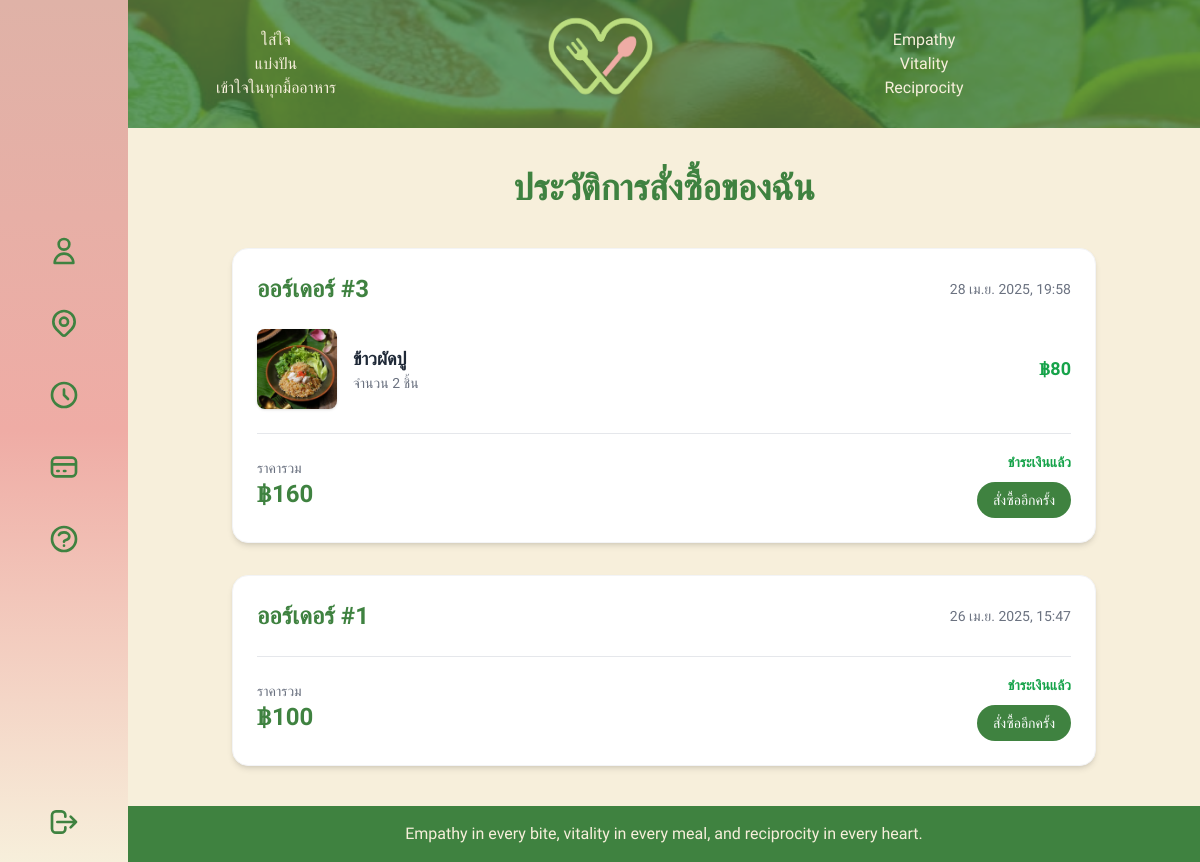
The page /order-history/ (signed in) on the database as committed earlier.
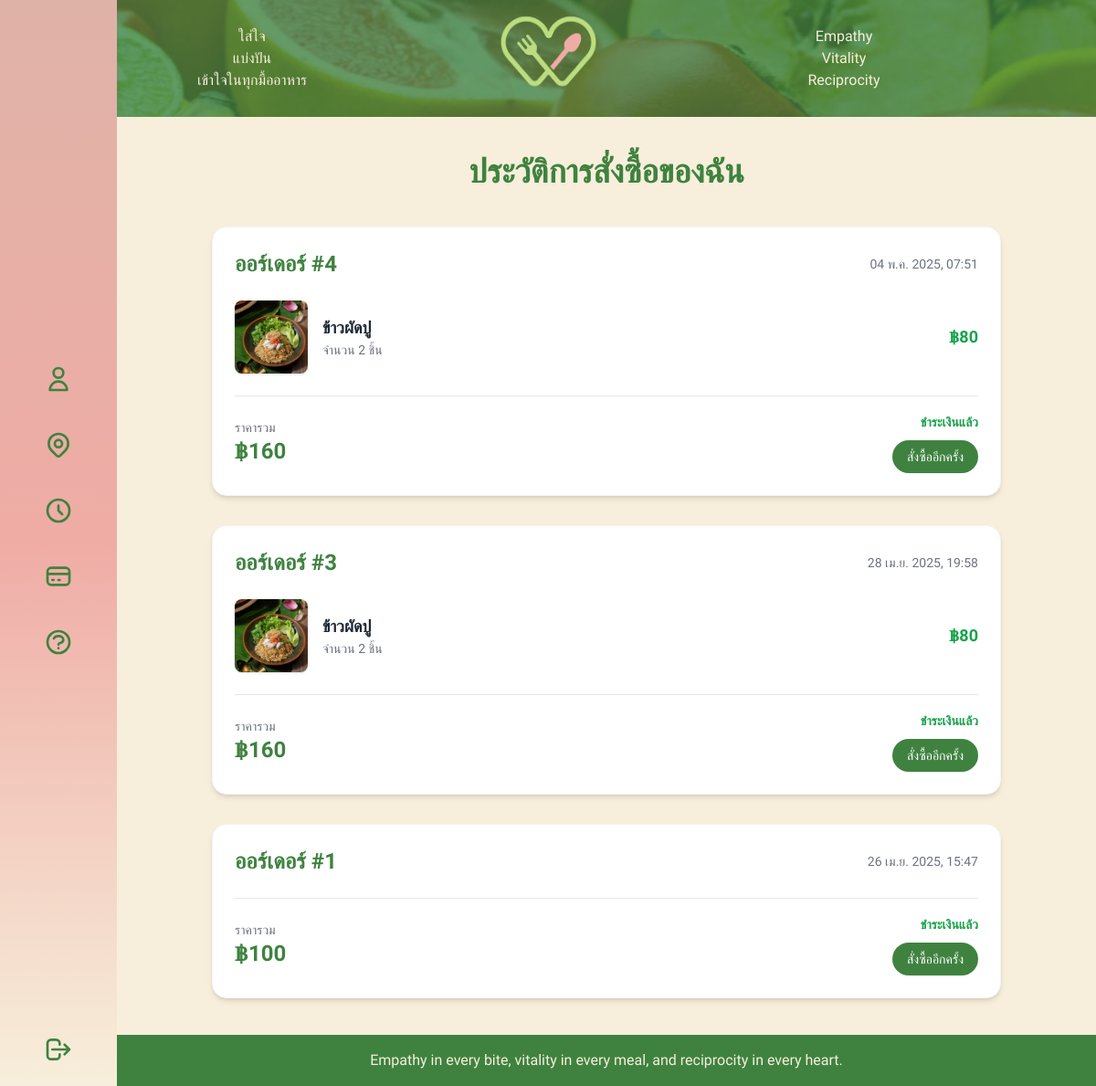
The same page on the database as committed later.
### myapp/models.py (models this page shows, shortened)
class Order(models.Model):
    user         = models.ForeignKey(User, on_delete=models.CASCADE, related_name='orders')
    address      = models.ForeignKey(Address, on_delete=models.SET_NULL, null=True, related_name='orders')
    total_price  = models.DecimalField("ราคารวม", max_digits=10, decimal_places=2)
    placed_at    = models.DateTimeField("สั่งเมื่อ", default=timezone.now)
    is_paid      = models.BooleanField("ชำระเงินแล้ว", default=False)
    wants_spoon  = models.BooleanField("ต้องการช้อนส้อม", default=False)
    wants_sauce  = models.BooleanField("ต้องการซอสหรือเครื่องปรุง", default=False)
    class Meta:
        verbose_name = "ออร์เดอร์"
        verbose_name_plural = "ออร์เดอร์"

class OrderItem(models.Model):
    order         = models.ForeignKey(Order, on_delete=models.CASCADE, related_name='items')
    menu          = models.ForeignKey(Menu, on_delete=models.SET_NULL, null=True)
    quantity      = models.PositiveIntegerField("จำนวน", default=1)
    price_at_time = models.DecimalField("ราคาต่อหน่วย", max_digits=8, decimal_places=2)
    class Meta:
        verbose_name        = "สินค้าภายในออร์เดอร์"
        verbose_name_plural = "สินค้าภายในออร์เดอร์"

class Menu(models.Model):
    restaurant      = models.ForeignKey(
        'Restaurant',
        on_delete=models.CASCADE,
        related_name='menus',
        verbose_name='ร้านอาหาร'
    )
    title           = models.CharField("ชื่อเมนู", max_length=100)
    image           = models.ImageField("รูปเมนู", upload_to='menus/', blank=True)
    description     = models.TextField("คำอธิบายสั้น", blank=True)
    details         = models.TextField("รายละเอียดเพิ่มเติม", blank=True)
    price           = models.DecimalField("ราคาปกติ", max_digits=8, decimal_places=2)
    discount_price = models.DecimalField(
    "ราคาหลังลด", max_digits=8, decimal_places=2,
    default=0.0,
    help_text="ถ้าไม่ลด ก็ใส่เท่ากับราคาปกติ"
    )
    start_time      = models.TimeField(
        "เวลาเริ่มขาย", default=timezone.now,
        help_text="เช่น 10:00:00"
    )
    end_time        = models.TimeField(
        "เวลาปิดขาย", default=timezone.now,
        help_text="เช่น 22:00:00"
    )
    favorites       = models.ManyToManyField(
        settings.AUTH_USER_MODEL,
        blank=True,
        related_name='favorite_menus',
        verbose_name="ผู้ที่ชื่นชอบ"
    )
    class Meta:
        verbose_name        = "เมนู"
        verbose_name_plural = "เมนู"
    @property
    def sold_count(self):
        """
        สมมติว่าคุณมี OrderItem model ที่มี
        ForeignKey ไปที่ Menu และ field ชื่อ 'quantity'
        """
        result = self.orderitem_set.aggregate(total=Sum('quantity'))['total']
        return result or 0
    sold_count.fget.short_description = "ขายแล้ว"

### myapp/views.py (the view)
# urls.py: path('order-history/', views.order_history, name='order_history'),
@login_required
def order_history(request):
    orders = request.user.orders.all().order_by('-placed_at')  # เรียงล่าสุดก่อน
    return render(request, 'order_history.html', {'orders': orders})

### myapp/templatetags/currency_filters.py (called while the page is built)
@register.filter
def currency(value, symbol='฿'):
    try:
        val = float(value)
    except (TypeError, ValueError):
        return value
    formatted = f"{val:,.0f}"
    return f"{symbol}{formatted}"

### myapp/templates/order_history.html (shortened to what this page needs)
{% extends "base.html" %}
{% load static %}
{% load currency_filters %}
{% block content %}
<div class="container mx-auto px-4 py-10 max-w-4xl">
  <h1 class="text-4xl font-bold text-[#3F8240] mb-10 text-center">ประวัติการสั่งซื้อของฉัน</h1>
  {% if orders %}
    <div class="space-y-8">
      {% for order in orders %}
        <div class="bg-white rounded-2xl shadow-md hover:shadow-xl transition-all p-6 border border-gray-100">
          <div class="flex justify-between items-center mb-6">
            <h2 class="text-2xl font-bold text-[#3F8240]">
              ออร์เดอร์ #{{ order.id }}
            </h2>
            <span class="text-sm text-gray-500">
              {{ order.placed_at|date:"d M Y, H:i" }}
            </span>
          </div>
          <div class="space-y-4">
            {% for item in order.items.all %}
              <div class="flex items-center space-x-4">
                {% if item.menu.image %}
                  <img src="{{ item.menu.image.url }}" alt="{{ item.menu.title }}" class="w-20 h-20 rounded-lg object-cover shadow">
                {% else %}
                  <div class="w-20 h-20 rounded-lg bg-gray-200 flex items-center justify-center text-gray-500">
                    No Image
                  </div>
                {% endif %}
                <div class="flex-1">
                  <p class="text-lg text-gray-800 font-semibold">{{ item.menu.title }}</p>
                  <p class="text-sm text-gray-500">จำนวน {{ item.quantity }} ชิ้น</p>
                </div>
                <div class="text-green-600 font-bold whitespace-nowrap text-lg">
                  {{ item.price_at_time|currency:"฿" }}
                </div>
              </div>
            {% endfor %}
          </div>
          <div class="border-t border-gray-200 mt-6 pt-4">
            <div class="flex justify-between items-center">
              <div>
                <p class="text-gray-500 text-sm">ราคารวม</p>
                <p class="text-2xl font-bold text-[#3F8240]">{{ order.total_price|currency:"฿" }}</p>
              </div>
              <div class="text-right">
                {% if order.is_paid %}
                  <span class="inline-block text-green-600 text-sm font-semibold">ชำระเงินแล้ว</span>
                {% else %}
                  <span class="inline-block text-red-500 text-sm font-semibold">ยังไม่ได้ชำระ</span>
                {% endif %}
                <a href="{% url 'checkout_again' order.id %}" class="mt-2 block bg-[#3F8240] hover:bg-[#2a5a2b] text-white font-medium py-2 px-4 rounded-full text-sm">
                  สั่งซื้ออีกครั้ง
                </a>
              </div>
            </div>
          </div>
        </div>
      {% endfor %}
    </div>
  {% endif %}
</div>
{% endblock %}

### myapp/templates/base.html (shortened to what this page needs)
{% load static %}
<!DOCTYPE html>
<html lang="th">
<head>
  <script src="https://cdn.tailwindcss.com"></script>
</head>
<body class="bg-[#F7EFDB] text-[#3F8240]">
  <div class="flex flex-col min-h-screen">
    <aside class="w-32 sidebar-gradient fixed top-0 left-0 h-screen flex flex-col items-center py-6 z-20">
      <div class="flex flex-col items-center justify-center flex-1">
        <a href="{% url 'profile' %}" class="mb-10">
          <svg xmlns="http://www.w3.org/2000/svg" class="w-8 h-8 text-[#3f8240] hover:text-[#2A5A2B]" fill="none" viewBox="0 0 24 24" stroke="currentColor">
            <path stroke-linecap="round" stroke-linejoin="round" stroke-width="2" d="M16 7a4 4 0 11-8 0 4 4 0 018 0zM12 14a7 7 0 00-7 7h14a7 7 0 00-7-7z"/>
          </svg>
        </a>
        <a href="{% url 'address_list' %}" class="mb-10">
        </a>
        <a href="{% url 'order_history' %}" class="mb-10">
          <svg xmlns="http://www.w3.org/2000/svg" class="w-8 h-8 text-[#3f8240] hover:text-[#2A5A2B]" fill="none" viewBox="0 0 24 24" stroke="currentColor">
            <path stroke-linecap="round" stroke-linejoin="round" stroke-width="2" d="M12 8v4l3 3m6-3a9 9 0 11-18 0 9 9 0 0118 0z"/>
          </svg>
        </a>
        <a href="{% url 'payment_methods' %}" class="mb-10">
          <svg xmlns="http://www.w3.org/2000/svg" class="w-8 h-8 text-[#3f8240] hover:text-[#2A5A2B]" fill="none" viewBox="0 0 24 24" stroke="currentColor">
            <path stroke-linecap="round" stroke-linejoin="round" stroke-width="2" d="M3 10h18M7 15h1m4 0h1m-7 4h12a3 3 0 003-3V8a3 3 0 00-3-3H6a3 3 0 00-3 3v8a3 3 0 003 3z"/>
          </svg>
        </a>
        <a href="{% url 'help_center' %}" class="mb-10">
        </a>
      </div>
      <a href="{% url 'logout' %}">
        <svg xmlns="http://www.w3.org/2000/svg" class="w-8 h-8 text-[#3f8240] hover:text-[#2A5A2B]" fill="none" viewBox="0 0 24 24" stroke="currentColor">
          <path stroke-linecap="round" stroke-linejoin="round" stroke-width="2" d="M17 16l4-4m0 0l-4-4m4 4H7m6 4v1a3 3 0 01-3 3H6a3 3 0 01-3-3V7a3 3 0 013-3h4a3 3 0 013 3v1"/>
        </svg>
      </a>
    </aside>
    <div class="flex flex-col min-h-screen pl-32">
      <section class="relative top-banner-gradient h-32 flex items-center px-4 rounded-bl-lg ml-[-128px]">
        <div class="relative z-10 flex items-center w-full">
          <div class="flex-1 text-center text-[#f7efdb]">
            <p>ใส่ใจ</p><p>แบ่งปัน</p><p>เข้าใจในทุกมื้ออาหาร</p>
          </div>
          <div class="flex-2 flex justify-center">
            <a href="{% url 'home' %}">
              <img src="{% static 'images/imsuk.logo.png' %}" alt="โลโก้ IMSUK" class="mx-auto w-32 h-32 mb-4 animate-pulse">
            </a>
          </div>
          <div class="flex-1 text-center text-[#f7efdb]">
            <p>Empathy</p><p>Vitality</p><p>Reciprocity</p>
          </div>
        </div>
      </section>
      <main class="flex-1">
        {% block content %}{% endblock %}
      </main>
      <footer class="footer-gradient text-center text-[#f7efdb] p-4">
        Empathy in every bite, vitality in every meal, and reciprocity in every heart.
      </footer>
    </div>
  </div>
</body>
</html>

### myapp/templates/base.html (style rules this page uses)
body { font-family:'Prompt','Montserrat',sans-serif; }
.sidebar-gradient { background: linear-gradient(to bottom, #dfb2a7, #EFACA5, #f7efdb); }
.top-banner-gradient { background:#3f8240; }
.footer-gradient { background: #3f8240; }

Rows that differ between the two databases and show on the page:
added Order: id "4", placed_at "04 พ.ค. 2025, 07:51", total_price "฿160", is_paid "ชำระเงินแล้ว"
added OrderItem: menu.image (picture), menu "ข้าวผัดปู", quantity "2", price_at_time "฿80", shown under "4"
